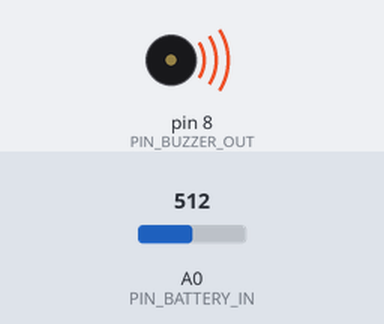
Recording of a sketch running on a simulated Arduino Nano, built with avr-gcc and run on an emulated ATmega328P. Parts: buzzer (waves = sounding, pin HIGH). The test bench sets the inputs (shaded band); at power-on: A0 (PIN_BATTERY_IN) = 512. EEPROM starts erased; no radio packets arrive unless stated; what the sketch prints to the serial monitor is not drawn.

Above: at 1.4 s.
At 1.9 s:
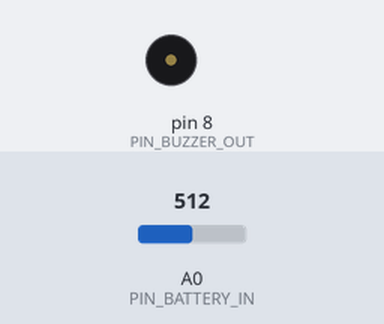
Timing chart, 0 to 3.4 s (numbered marks = the images above):
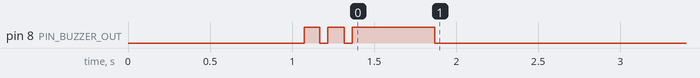

Measured:
- by itself, pin 8 (PIN_BUZZER_OUT): goes HIGH 0.09 s, LOW 0.05 s, HIGH 0.10 s, LOW 0.05 s, HIGH 0.50 s, then LOW

The sketch:

RemoteBuzzer.ino
```cpp
// (licence header left out)
#include <EEPROM.h>
#include <Logger.h>
#include "PinManager.h"
#include "Config.h"

#define APP_VERSION F("V010")

static const char myName[] = "RemoteBuzzer";


// Used Ports as as summary for a Arduino Nano
/*
8 : Buzzer Signal Out
9 : RF24-NRF24L01 (CE brownwhite)
10 : RF24-NRF24L01 (CNS brown)
11 : RF24-NRF24L01 MOSI (blue)
12 : RF24-NRF24L01 MISO (green-white)
13 : RF24-NRF24L01 SCK  (blue-white)
A0 : Analog Battery in with a 2K2 / 2K2 Ohm
     voltage divider for a LiIon 2s1p
*/

#define PIN_BUZZER_OUT    8
#define PIN_RF24_CE       9
#define PIN_RF24_CNS     10
#define PIN_RF24_MOSI    11
#define PIN_RF24_MISO    12
#define PIN_RF24_SCK     13
#define PIN_BATTERY_IN   A0


static configData_t ourConfig;

#include <RFTransceiver.h>
RFTransceiver ourRadio(myName, PIN_RF24_CE, PIN_RF24_CNS); // (CE, CNS)

unsigned long ourSecond = 0;


#include <F3XRemoteCommand.h>

F3XRemoteCommand ourRemoteCmd;
unsigned long ourTimedReset = 0;
uint16_t ourBatteryVoltage=0;
uint16_t ourBatteryVoltageRaw=0;

void(* resetFunc) (void) = 0;  //declare reset function at address 0

void saveConfig() {
  logMsg(INFO, F("saving config to EEPROM "));

  for(int i=0; i<CONFIG_VERSION_L;i++) {
    EEPROM.write(P_VERSION+i, ourConfig.version[i]);
  }
  EEPROM.put(P_BAT_CALIBRATION, ourConfig.batCalibration);
}

void setDefaultConfig() {
  logMsg(INFO, F("setting default config to EEPROM "));
  // Reset EEPROM bytes to '0' for the length of the data structure
  strncpy(ourConfig.version , CONFIG_VERSION, CONFIG_VERSION_L);
  ourConfig.batCalibration = 1.0f;
  saveConfig();
}


void loadConfig() {
  logMsg(INFO, F("loading config from EEPROM "));
  // Loads configuration from EEPROM into RAM
  for(int i=0; i<CONFIG_VERSION_L;i++) {
    ourConfig.version[i] = EEPROM.read(P_VERSION+i);
  }
  EEPROM.get(P_BAT_CALIBRATION, ourConfig.batCalibration);

  // config was never written to EEPROM, so set the default config data and save it to EEPROM
  if ( String(CONFIG_VERSION) == ourConfig.version ) {
     // ok do nothing, this is the expected version
  } else if (String("XYZ_") == ourConfig.version ) {
     // ok do nothing, this is the expected version
    logMsg(WARNING, String(F("old but compatible config version found: ")) + String(ourConfig.version));
  } else {
    logMsg(WARNING, String(F("unexpected config version found: ")) + String(ourConfig.version));
    setDefaultConfig();
  }
}


void setupConfig() {
  loadConfig();
}

void setupRF() {
  ourRadio.begin(2);
  logMsg(INFO, F("setup for RCTTransceiver/nRF24L01 successful "));
}


#define USE_BATTERY_IN_VOLTAGE
#ifdef USE_BATTERY_IN_VOLTAGE
// primary battery voltage handling (LiIon Accu of battery shield)
void  setupBatteryIn() {
  logMsg(INFO, String(F("setup pin ")) + String(PIN_BATTERY_IN) + F(" for battery voltage input"));
  pinMode(PIN_BATTERY_IN, INPUT);
}

PinManager ourBuzzer(PIN_BUZZER_OUT);

void updateBatteryIn(unsigned long aNow) {
  static unsigned long last = 0;
  #define BAT_IN_CYCLE 3000
  #define V_REF 5000
  // DEFAULT 5127mV with USB connected
  // DEFAULT 4959mv with battery shield

  if (aNow > last) {
    last = aNow + BAT_IN_CYCLE;
    ourBatteryVoltageRaw = analogRead(PIN_BATTERY_IN);
    // Arduino Nano 5V can read 5V on analog in
    ourBatteryVoltage=((float) ourBatteryVoltageRaw)/1024.0*V_REF*2.0f*ourConfig.batCalibration;

    logMsg(INFO, String(F("battery voltage: ")) + String(ourBatteryVoltage) + String("/") + String(ourBatteryVoltageRaw));
  }

}
#endif

void setupLog(const char* aName) {
  Logger::getInstance().setup(aName);
  Logger::getInstance().doSerialLogging(true);
  Logger::getInstance().setLogLevel(LOG_MOD_ALL, DEBUG);
}

void setup() {
  // Open default serial to dump config to
  Serial.begin(115200);
  while (!Serial) delay(10); // wait for serial monitor
  delay(1000);
  Serial.println();

  setupLog(myName);

  logMsg(INFO, String(F("RadioBuzzer: ")) + String(APP_VERSION));

  setupConfig();

  analogReference(DEFAULT);
  // DEFAULT 5127mV with USB connected
  // DEFAULT 4959mv with battery shield


  #ifdef USE_BATTERY_IN_VOLTAGE
  setupBatteryIn();
  #endif

  setupRF();
  ourRemoteCmd.begin();
  ourBuzzer.pattern(5, 100,50,100,50,500);
}


void updateRadio(unsigned long aNow) {
  while (ourRadio.available()) {
    ourRemoteCmd.write(ourRadio.read());
  }

  if (ourRemoteCmd.available()) {
    String* arg;
    uint8_t argNum = -1;
    int8_t radioPower;
    uint8_t radioChannel;
    int8_t radioDatarate;
    boolean radioAck;
    switch (ourRemoteCmd.getType()) {
      case F3XRemoteCommandType::RemoteSignalBuzz:
        {
          int duration=ourRemoteCmd.getArg(0)->toInt();
          LOGGY(INFO, String("received RemoteSignalBuzz:") + String(duration));
          ourBuzzer.on(duration);
        }
        break;
      case F3XRemoteCommandType::CmdSetRadio:
        radioPower=ourRemoteCmd.getArg(0)->toInt();
        radioChannel=ourRemoteCmd.getArg(1)->toInt();
        radioDatarate=ourRemoteCmd.getArg(2)->toInt();
        radioAck=ourRemoteCmd.getArg(3)->toInt()==1?true:false;

        ourRadio.setPower(radioPower);
        ourRadio.setChannel(radioChannel);
        ourRadio.setDataRate(radioDatarate);
        ourRadio.setAck(radioAck);


        logMsg(INFO, String("received CmdSetPower: power: ") + String(radioPower));
        logMsg(INFO, String("received CmdSetPower: channel: ") + String(radioChannel));
        logMsg(INFO, String("received CmdSetPower: datarate: ") + String(radioDatarate));
        logMsg(INFO, String("received CmdSetPower: ack: ") + String(radioAck));
        logMsg(INFO, String("received CmdSetPower: power,chan,rate,ack: ") + *ourRemoteCmd.getArg());
        break;
      case F3XRemoteCommandType::CmdRestartMC:
        ourTimedReset = aNow + 500; // reset in 500ms
        break;
      case F3XRemoteCommandType::CmdCycleTestRequest:
        arg = ourRemoteCmd.getArg();
        LOGGY(INFO, String("received CmdCycleTestRequest:") + *arg);
        if (arg->toInt() == 17) {
          LOGGY(INFO, String("!!!!!!!!!!!!!!  ignoring CmdCycleTestAnswer:") + *arg);
        } else {
          LOGGY(INFO, String("sending CmdCycleTestAnswer:") + *arg);
          boolean sendSuccess;
          sendSuccess = ourRadio.transmit(*ourRemoteCmd.createCommand(F3XRemoteCommandType::CmdCycleTestAnswer, *arg), 5);
          if (!sendSuccess) {
            logMsg(INFO, String(F("sending TestAnswer not successsfull. Retransmissions: ")) + String(ourRadio.getRetransmissionCount()));
          }
        }
        break;
      case F3XRemoteCommandType::RemoteSignalStateReq:
        {
        // String* arg = ourRemoteCmd.getArg();
        LOGGY(INFO, String("received RemoteSignalStateReq:"));
          boolean sendSuccess;
          sendSuccess = ourRadio.transmit(*ourRemoteCmd.createCommand(F3XRemoteCommandType::RemoteSignalStateResp, String(ourBatteryVoltageRaw)), 5);
          if (!sendSuccess) {
            logMsg(INFO, String(F("sending RemoteSignalStateResp not successsfull. Retransmissions: ")) + String(ourRadio.getRetransmissionCount()));
          }
        }
        break;
      default:
        logMsg(INFO, "consuming wrong command");
        break;
    }
    ourRemoteCmd.consume();
  }

  static unsigned long last = 0;
  #define SHOW_SETTING_CYCLE 60000

  if (aNow > last) {
    last = aNow + SHOW_SETTING_CYCLE;
    logMsg(INFO, String(F("radio power: ")) + String( ourRadio.getPower()));
    logMsg(INFO, String(F("radio channel: ")) + String( ourRadio.getChannel()));
    logMsg(INFO, String(F("radio datarate: ")) + String( ourRadio.getDataRate()));
    logMsg(INFO, String(F("radio ack: ")) + String( ourRadio.getAck()));
  }
}

void updateTimedEvents(unsigned long aNow) {
  if (ourTimedReset != 0 && aNow > ourTimedReset) {
     ourTimedReset = 0;
     resetFunc();
  }
}

void loop() {
  unsigned long now = millis();
  updateRadio(now);
  ourBuzzer.update(now);
  updateBatteryIn(now);
  updateTimedEvents(now);

  static unsigned long next_sec = 0;

  if (now >= next_sec) {
    ourSecond++;
    next_sec = now + 1000;
  } else {
    return;
  }
}
```

Config.h
```cpp
#ifndef PersitConfigLocal_h
#define PersitConfigLocal_h

#define CONFIG_VERSION "F3X1"
#define CONFIG_VERSION_L 5

// enum
// {
//   PC_BAT_CAL_FACTOR = 1,
//   // P_VOLTAGE_VALUE =        P_CAPACITY_VALUE+sizeof(float)
// };

// EEprom parameter addresses
enum
{
  P_VERSION =               1,
  P_BAT_CALIBRATION =       P_VERSION + CONFIG_VERSION_L,  // 1+5=6 ,
  P_NEXT = P_BAT_CALIBRATION + sizeof(float),
};


// Types 'byte' und 'word' doesn't work!
typedef struct {
  char version[CONFIG_VERSION_L];
  float batCalibration;
} configData_t;

#endif
```
